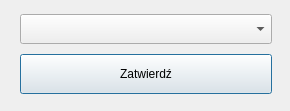
<?xml version="1.0" encoding="UTF-8"?>
<ui version="4.0">
 <class>nowa_ulga</class>
 <widget class="QDialog" name="nowa_ulga">
  <property name="geometry">
   <rect>
    <x>0</x>
    <y>0</y>
    <width>290</width>
    <height>111</height>
   </rect>
  </property>
  <property name="windowTitle">
   <string>Dialog</string>
  </property>
  <widget class="QWidget" name="">
   <property name="geometry">
    <rect>
     <x>20</x>
     <y>10</y>
     <width>252</width>
     <height>88</height>
    </rect>
   </property>
   <layout class="QVBoxLayout" name="verticalLayout">
    <item>
     <widget class="QComboBox" name="cUlgi">
      <property name="minimumSize">
       <size>
        <width>250</width>
        <height>30</height>
       </size>
      </property>
     </widget>
    </item>
    <item>
     <widget class="QPushButton" name="bOk">
      <property name="minimumSize">
       <size>
        <width>0</width>
        <height>40</height>
       </size>
      </property>
      <property name="text">
       <string>Zatwierdź</string>
      </property>
     </widget>
    </item>
   </layout>
  </widget>
 </widget>
 <resources/>
 <connections/>
</ui>
